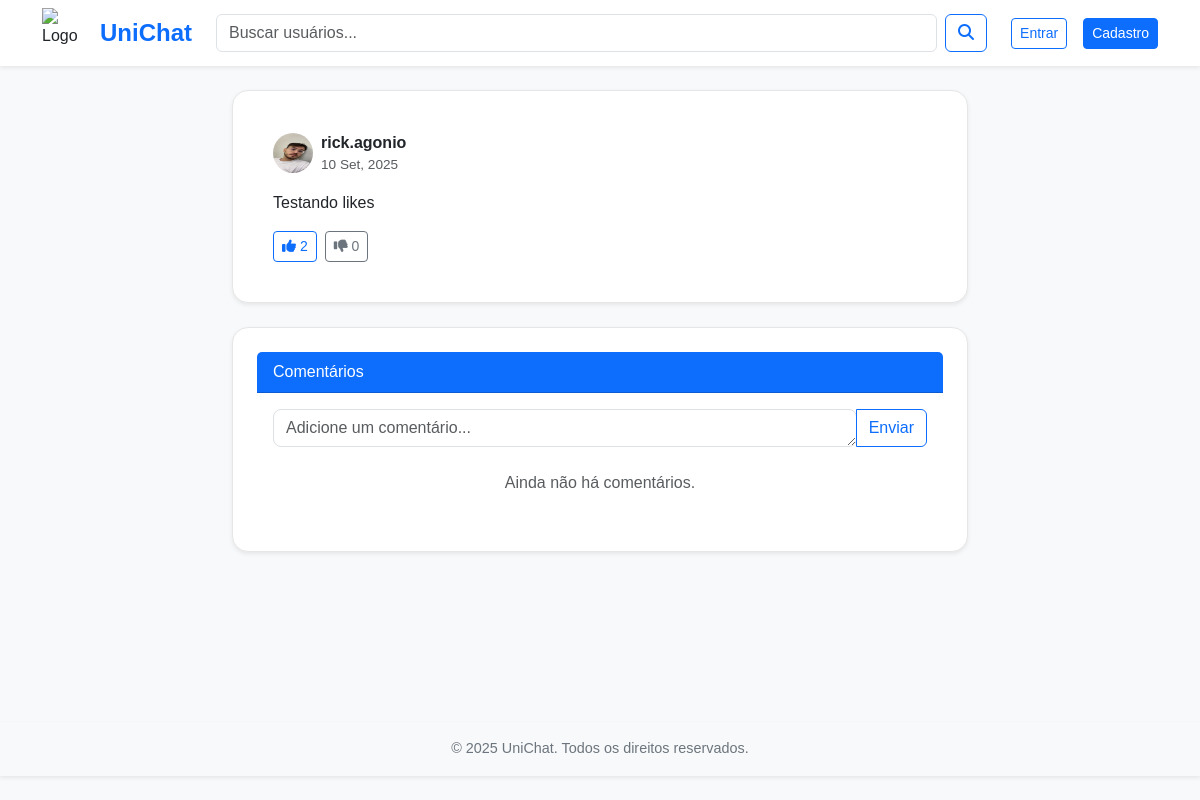
The page /posts/9/ on the database its author committed.
### posts/models.py (models this page shows, shortened)
class Post(models.Model):
    author = models.ForeignKey(User, on_delete=models.CASCADE)
    content = models.TextField()
    image = models.ImageField(upload_to='posts/', blank=True, null=True)
    created_at = models.DateTimeField(auto_now_add=True)
    @property
    def likes_count(self):
        return self.votes.filter(vote_type='like').count()
    @property
    def dislikes_count(self):
        return self.votes.filter(vote_type='dislike').count()

### users/models.py (models this page shows)
class Profile(models.Model):
    user = models.OneToOneField('auth.User', on_delete=models.CASCADE)
    bio = models.TextField(blank=True)
    avatar = models.ImageField(upload_to='avatars/', blank=True, null=True)
    date_of_birth = models.DateField(null=True, blank=True)
    location = models.CharField(max_length=100, blank=True)
    website = models.URLField(max_length=200, blank=True)
    course = models.ManyToManyField(Course, related_name='students', blank=True)
    following = models.ManyToManyField(User, related_name='followers', symmetrical=False,
blank=True)
    is_teacher = models.BooleanField(default=False)

### posts/views.py (the view)
# urls.py: path('<int:post_id>/', views.post_detail, name='post_detail'),
def post_detail(request, post_id):
    post = get_object_or_404(Post, id=post_id)
    context = {
        'post': post,
    }
    return render(request, 'posts/post_detail.html', context)

### posts/templates/posts/post_detail.html (shortened to what this page needs)
{% extends 'base.html' %}
{% load static %}
{% block content %}
<div class="row justify-content-center">
    <div class="col-lg-8">
        <div class="card shadow-sm mb-4">
            <div class="card-body">
                <div class="d-flex align-items-center mb-3">
                    <img src="{% if post.author.profile.avatar %}{{ post.author.profile.avatar.url }}{% else %}{% static 'img/default_profile.png' %}{% endif %}" alt="Foto de Perfil" width="40" height="40" class="rounded-circle me-2">
                    <div>
                        <a href="{% url 'profile' username=post.author.username %}" class="fw-bold text-dark text-decoration-none">{{ post.author.username }}</a>
                        <span class="text-muted d-block" style="font-size: 0.85em;">{{ post.created_at|date:"d M, Y" }}</span>
                    </div>
                </div>
                <p class="card-text">{{ post.content }}</p>
                <div class="d-flex align-items-center">
                    <button class="btn btn-sm btn-outline-primary me-2" onclick="votePost({{ post.id }}, 'like')">
                        <i class="fas fa-thumbs-up"></i> <span id="likes-count-{{ post.id }}">{{ post.likes_count }}</span>
                    </button>
                    <button class="btn btn-sm btn-outline-secondary" onclick="votePost({{ post.id }}, 'dislike')">
                        <i class="fas fa-thumbs-down"></i> <span id="dislikes-count-{{ post.id }}">{{ post.dislikes_count }}</span>
                    </button>
                </div>
            </div>
        </div>
        <div class="card shadow-sm">
            <div class="card-header bg-primary text-white">
                Comentários
            </div>
            <div class="card-body">
                <form action="{% url 'posts:add_comment_to_post' post_id=post.id %}" method="post" class="mb-4">
                    <div class="input-group">
                        <textarea name="text" class="form-control" placeholder="Adicione um comentário..." rows="1" required></textarea>
                        <button class="btn btn-outline-primary" type="submit">Enviar</button>
                    </div>
                </form>
                <ul class="list-unstyled">
                    {% for comment in post.comment_set.all %}
                    <li class="mb-3 border-bottom pb-2">
                        <div class="d-flex align-items-start">
                            <img src="{% if comment.author.profile.avatar %}{{ comment.author.profile.avatar.url }}{% else %}{% static 'img/default_profile.png' %}{% endif %}" alt="Avatar" width="30" height="30" class="rounded-circle me-2">
                            <div>
                                <strong class="text-dark">{{ comment.author.username }}</strong>
                                <small class="text-muted d-block">{{ comment.created_at|date:"d M, Y H:i" }}</small>
                                <p class="mb-1">{{ comment.text }}</p>
                            </div>
                        </div>
                        {% if comment.reply_set.all %}
                        <div class="ms-4 mt-2">
                            {% for reply in comment.reply_set.all %}
                            <div class="d-flex align-items-start mb-2">
                                <img src="{% if reply.author.profile.avatar %}{{ reply.author.profile.avatar.url }}{% else %}{% static 'img/default_profile.png' %}{% endif %}" alt="Avatar" width="25" height="25" class="rounded-circle me-2">
                                <div>
                                    <strong class="text-dark">{{ reply.author.username }}</strong>
                                    <small class="text-muted d-block">{{ reply.created_at|date:"d M, Y H:i" }}</small>
                                    <p class="mb-0">{{ reply.text }}</p>
                                </div>
                            </div>
                            {% endfor %}
                        </div>
                        {% endif %}
                    </li>
                    {% empty %}
                    <p class="text-center text-muted">Ainda não há comentários.</p>
                    {% endfor %}
                </ul>
            </div>
        </div>
    </div>
</div>
{% endblock %}

### static/css/base.css (style rules this page uses)
body { background-color: #f8f9fa; font-family: 'Arial', sans-serif; color: #212529; }
.btn-outline-primary { color: #0d6efd; border-color: #0d6efd; }
.input-group .form-control { border-radius: 0 0.375rem 0.375rem 0; }
.card { border-radius: 16px; background: #ffffff; border: 1px solid #e6e6e6; padding: 1.5rem; }
form input, form select, form textarea { border-radius: 8px !important; }

### rows shown on the page
Post: author.avatar (picture), author.username "rick.agonio", created_at "10 Set, 2025", content "Testando likes", likes_count "2", dislikes_count "0"
